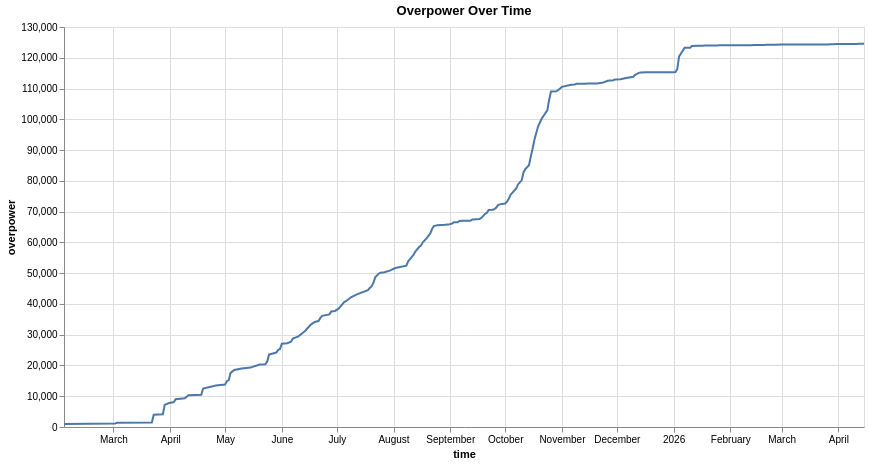

Write notebook code for a chart like this one.
### Markdown cell above
# Aggregations

### Code cell
# @title All Overpower

print(f"{op} / {max_op} ({int(op / max_op * 10000) / 100}%)\n")

overpower_over_time = (
  overpower_base_df.join(track_list_filtered, on=["id", "difficulty"])
  .sort("time")
  .with_columns(
    overpower=(
      pl.col("overpower_base").cum_max() + pl.col("lamp_bonus").cum_max()
    ).over("id", "difficulty")
  )
  .with_columns(
    overpower_gain=(
      pl.col("overpower")
      - (pl.col("overpower").cum_max().shift(1, fill_value=0).over("id"))
    ).clip(0)
  )
  .select(
    "time",
    pl.col("overpower_gain").cum_sum().alias("overpower") // 10 / 100,
  )
)

overpower_over_time.group_by_dynamic("time", every="1d").agg(
  pl.last("overpower")
).plot.line(x="time", y="overpower").properties(
  title="Overpower Over Time", width=800, height=400
)

### Figure 1 — Vega-Lite specification as saved in the notebook (floating-point values rounded to 4 significant figures; data arrays with more than 128 entries replaced by an {"elided": "..."} marker saying what was removed)
{"config": {"view": {"continuousWidth": 300, "continuousHeight": 300}}, "data": {"name": "data-84d8f5e68c6ecfd838c8fc6e7545c477"}, "mark": {"type": "line", "tooltip": true}, "encoding": {"x": {"field": "time", "type": "temporal"}, "y": {"field": "overpower", "type": "quantitative"}}, "height": 400, "params": [{"name": "param_1", "select": {"type": "interval", "encodings": ["x", "y"]}, "bind": "scales"}], "title": "Overpower Over Time", "width": 800, "$schema": "https://vega.github.io/schema/vega-lite/v5.20.1.json", "datasets": {"data-84d8f5e68c6ecfd838c8fc6e7545c477": {"elided": "191 records"}}}
